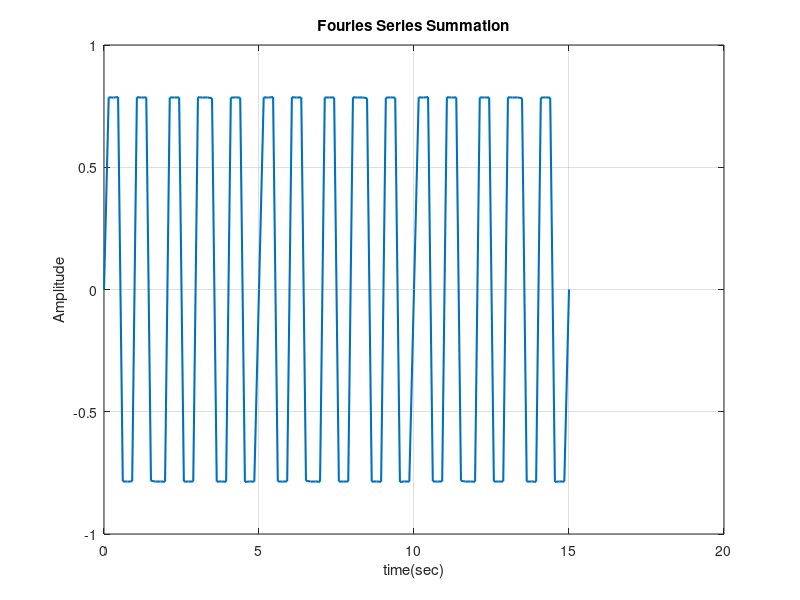
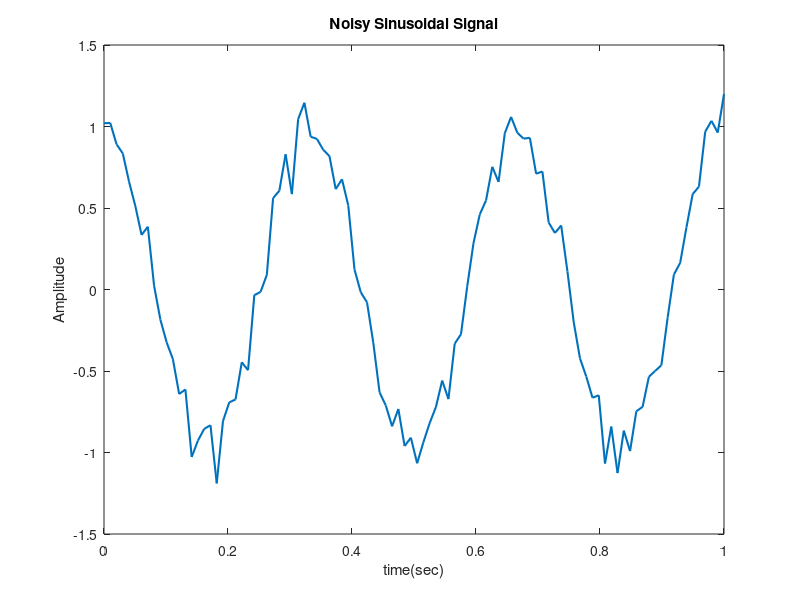

The MATLAB source for these figures, in order:
clear all ,close all, clc;
x = 0, N = 1000;
t = linspace(0,15,100); %linearspace between 0-15 100 sample is taken stepsize
for n = 1:2:N % for odd start from '0' 
    x = x + sin(2*pi*n*t)/n;
end
figure
plot(t,x, 'LineWidth',1.5), title('Fouries Series Summation'),xlabel('time(sec)'),ylabel('Amplitude');
grid on;

%noisy sinusoidal signal

t = linspace (0,1,100);
N = length(t), F= 3;
x = cos(2*pi*F*t);
xn = x + 0.1*randn(1,N); %addition of 10% random signal to signal 'x'
figure
grid on;
plot(t,xn, 'LineWidth',1.5),title('Noisy Sinusoidal Signal'),xlabel('time(sec)'),ylabel('Amplitude');



